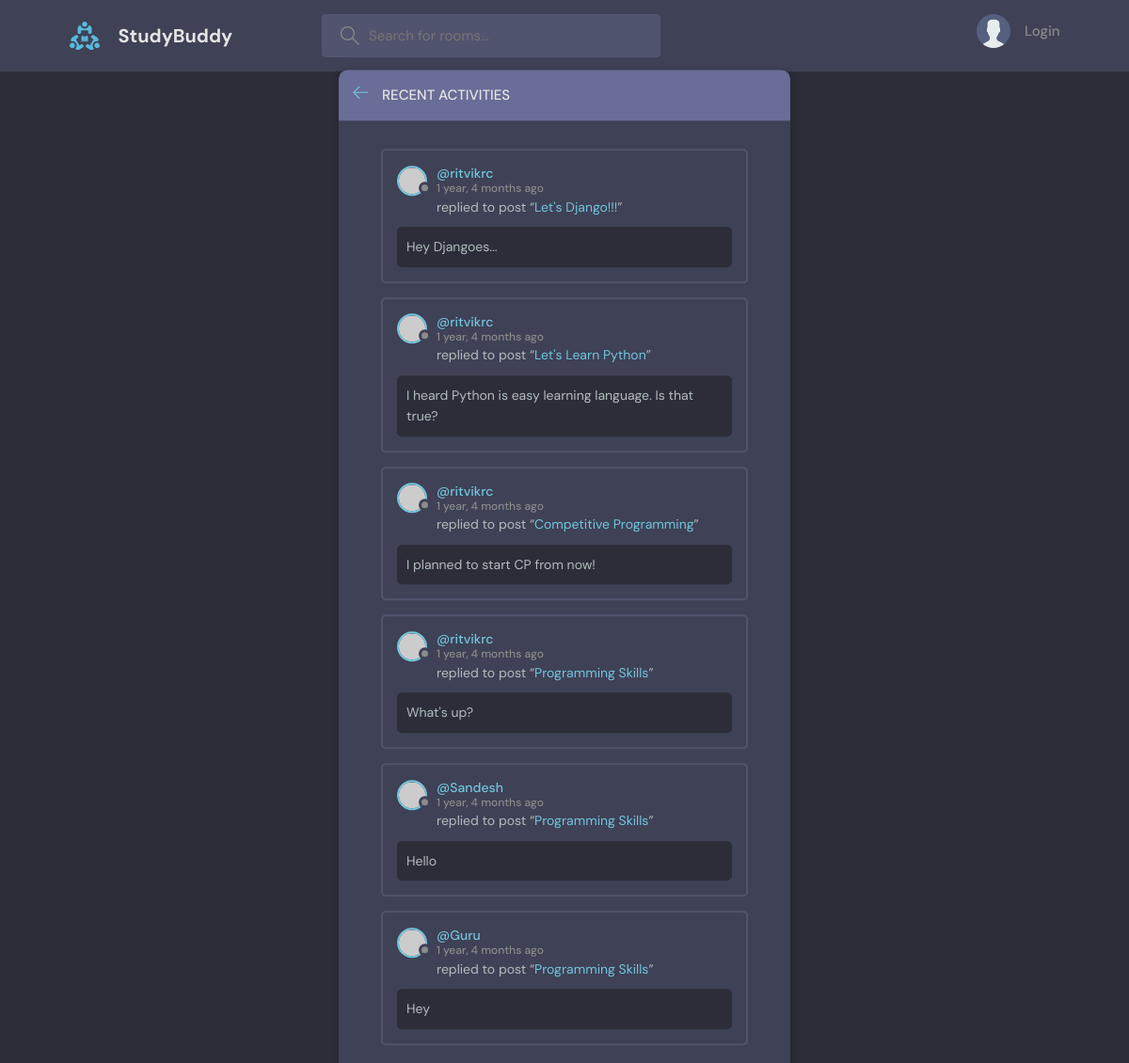
The page /activity/ on the database its author committed.
### base/models.py (models this page shows, shortened)
class Message(models.Model):
    user = models.ForeignKey(User, on_delete=models.CASCADE)#A user can send many messages but a message can be sent by only one user, which is of the type User model, and on deleting any user, the messages of that user gets deleted.
    room =  models.ForeignKey(Room, on_delete=models.CASCADE)#A room can have many messages but a message can be of only one room, which is one of Room database table, and on deleting any room, the messages of that room gets deleted.
    body = models.TextField()#Content od message.
    updated = models.DateTimeField(auto_now=True)
    created = models.DateTimeField(auto_now_add=True)
    class Meta:
        ordering = ['-updated', 'created']

class Room(models.Model):
    host = models.ForeignKey(User, on_delete=models.SET_NULL, null=True) #A host can host many rooms but a room can have only one host, which is of the type User model, ans on deleting the host the room wont gets deleted.
    topic =  models.ForeignKey(Topic, on_delete=models.SET_NULL, null=True) #A topic can have many rooms but a room can have only one topic,which is one of Topic database table, and on deleting any topic, the room wont gets deleted.
    name = models.CharField(max_length = 200)#Name of a room.
    description = models.TextField(null=True, blank=True)#Description of a room, to keep it optional, we set null and blank as true.
    participants = models.ManyToManyField(User, related_name='participants', blank=True) #This is a many to many relationship database which means one user can message in many rooms and one room can have many users messages.
    updated = models.DateTimeField(auto_now=True)#To show the updated time every time we update something in the room.
    created = models.DateTimeField(auto_now_add=True)#To show the created date and time of the room, it gets updated only once it is created.
    class Meta:
        ordering = ['-updated', 'created'] #ordering the rooms like showing the recent created room at the top.
    def __str__(self):
        return self.name

### base/views.py (the view)
# urls.py: path('activity/', views.activityPage, name="activity"),
def activityPage(request):
    room_messages = Message.objects.all()
    return render(request,'base/activity.html',{'room_messages': room_messages})

### base/templates/base/activity.html (shortened to what this page needs)
{% extends 'main.html' %}
{% block content %}
    <main class="layout">
      <div class="container">
        <div class="layout__box">
          <div class="layout__boxHeader">
            <div class="layout__boxTitle">
              <a href="{% url 'home' %}">
                <svg version="1.1" xmlns="http://www.w3.org/2000/svg" width="32" height="32" viewBox="0 0 32 32">
                  <title>arrow-left</title>
                  <path
                    d="M13.723 2.286l-13.723 13.714 13.719 13.714 1.616-1.611-10.96-10.96h27.625v-2.286h-27.625l10.965-10.965-1.616-1.607z"
                  ></path>
                </svg>
              </a>
              <h3>Recent Activities</h3>
            </div>
          </div>
          <div class="activities-page layout__body">
            {% for message in room_messages %}
            <div class="activities__box">
              <div class="activities__boxHeader roomListRoom__header">
                <a href="{% url 'user-profile' message.user.id%}" class="roomListRoom__author">
                  <div class="avatar avatar--small">
                    <img src="https://randomuser.me/api/portraits/women/11.jpg" />
                  </div>
                  <p>
                    @{{message.user}}
                    <span>{{message.created|timesince}} ago</span>
                  </p>
                </a>
              </div>
              <div class="activities__boxContent">
                <p>replied to post “<a href="{% url 'room' message.room.id%}">{{message.room}}</a>”</p>
                <div class="activities__boxRoomContent">
                  {{message.body}}
                </div>
              </div>
            </div>
            {% endfor %}
          </div>
        </div>
      </div>
    </main>
{% endblock content %}

### static/styles/style.css (style rules this page uses)
:root { --color-main: #71c6dd; --color-main-light: #e1f6fb; --color-dark: #3f4156; --color-dark-medium: #51546e; --color-dark-light: #696d97; --color-light: #e5e5e5; --color-gray: #8b8b8b; --color-light-gray: #b2bdbd; --color-bg: #2d2d39; --color-success: #5dd693; --color-error: #fc4b0b; }
* { font-family: "DM Sans", -apple-system, BlinkMacSystemFont, "Segoe UI", Roboto, Oxygen, Ubuntu, Cantarell, "Open Sans", "Helvetica Neue", sans-serif; margin: 0; padding: 0; box-sizing: border-box; text-rendering: optimizeLegibility; font-size: inherit; }
html { font-size: 56.25%; }
@media only screen and (min-width: 1200px) { html { font-size: 62.5%; } }
body { line-height: 1.6; font-weight: 400; font-size: 1.5rem; color: var(--color-light-gray); background-color: var(--color-bg); min-height: 100vh; }
img { width: 100%; }
a { display: inline-block; color: var(--color-main); text-decoration: none; }
.container { max-width: 120rem; width: 90%; margin: auto; }
.avatar { position: relative; display: inline-block; border-radius: 50%; border: 2px solid var(--color-main); }
.avatar img { display: block; border-radius: 50%; object-fit: cover; object-position: center; }
.avatar::after { content: ""; display: block; position: absolute; background-color: var(--color-gray); z-index: 111; border-radius: 50%; border: 0.3rem solid var(--color-dark); }
.avatar.avatar--small img { width: 2.8rem; height: 2.8rem; }
.avatar.avatar--small:after { width: 0.7rem; height: 0.7rem; bottom: 0px; right: -6px; }
.layout { margin-top: 2.4rem; }
.layout > .container { display: flex; justify-content: space-between; align-items: flex-start; }
.layout__box { width: 90%; max-width: 48rem; min-height: 40rem; position: absolute; top: 50%; left: 50%; transform: translate(-50%, -46%); background-color: var(--color-dark); border-radius: 1rem; box-shadow: 1px 1px 6px 3px rgba(0, 0, 0, 0.1); overflow: hidden; }
.layout__boxHeader { display: flex; padding: 1.5rem; background-color: var(--color-dark-light); }
.layout__boxTitle { display: flex; gap: 1.5rem; align-items: center; }
.layout__boxTitle h3 { text-transform: uppercase; font-weight: 500; color: var(--color-light); }
.layout__boxTitle svg { width: 1.6rem; height: 1.6rem; fill: var(--color-main); }
.layout__body { margin: 3rem; }
.roomListRoom__header { display: flex; justify-content: space-between; align-items: center; }
.roomListRoom__author { font-weight: 500; display: flex; align-items: center; gap: 1rem; }
.activities__box { margin: 1.5rem; padding: 1.5rem; border: 2px solid var(--color-dark-medium); border-radius: 5px; }
.activities__boxHeader p { font-size: 1.4rem; line-height: 1.3; }
.activities__boxHeader p span { color: var(--color-gray); font-size: 1.2rem; display: block; }
.activities__boxContent { margin-left: 4.2rem; }
.activities__boxContent { font-size: 1.4rem; }
.activities__boxRoomContent { background: var(--color-bg); padding: 1rem; border-radius: 5px; margin-top: 1rem; margin-left: -4.2rem; }

### rows shown on the page
Message: user "ritvikrc", created "1 year, 4 months", room "Let's Django!!!", body "Hey Djangoes..."
Message: user "ritvikrc", created "1 year, 4 months", room "Let's Learn Python", body "I heard Python is easy learning language. Is that true?"
Message: user "ritvikrc", created "1 year, 4 months", room "Competitive Programming", body "I planned to start CP from now!"
Message: user "ritvikrc", created "1 year, 4 months", room "Programming Skills", body "What's up?"
Message: user "Sandesh", created "1 year, 4 months", room "Programming Skills", body "Hello"
Message: user "Guru", created "1 year, 4 months", room "Programming Skills", body "Hey"
